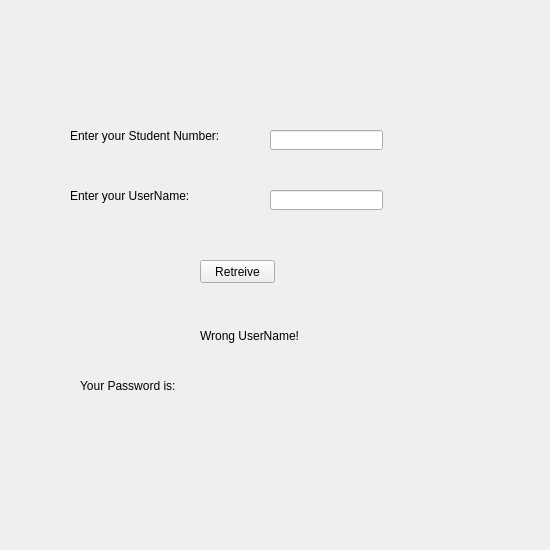
<?xml version="1.0" encoding="UTF-8"?>
<ui version="4.0">
 <class>Forgot</class>
 <widget class="QWidget" name="Forgot">
  <property name="geometry">
   <rect>
    <x>0</x>
    <y>0</y>
    <width>550</width>
    <height>550</height>
   </rect>
  </property>
  <property name="windowTitle">
   <string>Form</string>
  </property>
  <widget class="QLabel" name="label">
   <property name="geometry">
    <rect>
     <x>70</x>
     <y>120</y>
     <width>181</width>
     <height>31</height>
    </rect>
   </property>
   <property name="text">
    <string>Enter your Student Number:</string>
   </property>
  </widget>
  <widget class="QLabel" name="label_2">
   <property name="geometry">
    <rect>
     <x>70</x>
     <y>180</y>
     <width>181</width>
     <height>31</height>
    </rect>
   </property>
   <property name="text">
    <string>Enter your UserName:</string>
   </property>
  </widget>
  <widget class="QLabel" name="label_3">
   <property name="geometry">
    <rect>
     <x>80</x>
     <y>370</y>
     <width>101</width>
     <height>31</height>
    </rect>
   </property>
   <property name="text">
    <string>Your Password is:</string>
   </property>
  </widget>
  <widget class="QLineEdit" name="lineEdit">
   <property name="geometry">
    <rect>
     <x>270</x>
     <y>130</y>
     <width>113</width>
     <height>20</height>
    </rect>
   </property>
  </widget>
  <widget class="QLineEdit" name="lineEdit_2">
   <property name="geometry">
    <rect>
     <x>270</x>
     <y>190</y>
     <width>113</width>
     <height>20</height>
    </rect>
   </property>
  </widget>
  <widget class="QLabel" name="pass">
   <property name="geometry">
    <rect>
     <x>220</x>
     <y>380</y>
     <width>91</width>
     <height>21</height>
    </rect>
   </property>
   <property name="text">
    <string/>
   </property>
  </widget>
  <widget class="QPushButton" name="pushButton">
   <property name="geometry">
    <rect>
     <x>200</x>
     <y>260</y>
     <width>75</width>
     <height>23</height>
    </rect>
   </property>
   <property name="text">
    <string>Retreive</string>
   </property>
  </widget>
  <widget class="QLabel" name="label_4">
   <property name="geometry">
    <rect>
     <x>200</x>
     <y>320</y>
     <width>131</width>
     <height>31</height>
    </rect>
   </property>
   <property name="text">
    <string>Wrong UserName!</string>
   </property>
  </widget>
 </widget>
 <resources/>
 <connections/>
</ui>
